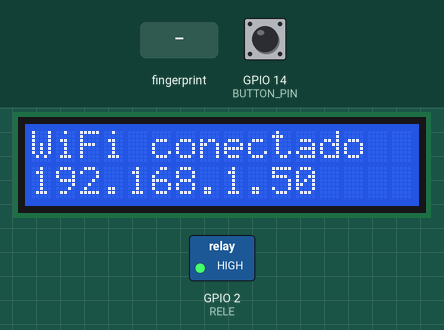
Recording of a sketch running on a simulated ESP8266 (NodeMCU). Shown: 16×2 character LCD, switched loads named in the sketch (green lamp = pin HIGH). Inputs (shaded band) come from the test bench; at power-on: GPIO 14 (BUTTON_PIN) HIGH. WiFi joins after 1.5 s; servers stay silent unless stated; uploads are accepted with an empty reply; what the sketch prints to the serial monitor is not drawn.

Above: at 9.7 s.
12.9 s: finger stored as number 1 placed on the sensor
At 14.7 s:
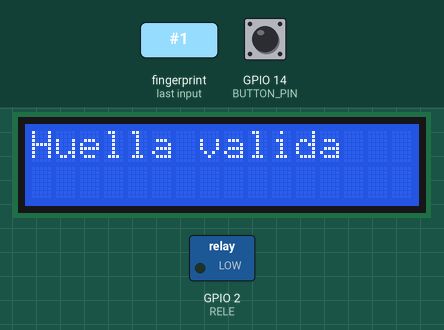
15.9 s: GPIO 14 (BUTTON_PIN) pulled LOW for 3.2 s
20.6 s: GPIO 14 (BUTTON_PIN) pulled LOW for 3.2 s
At 22.7 s:
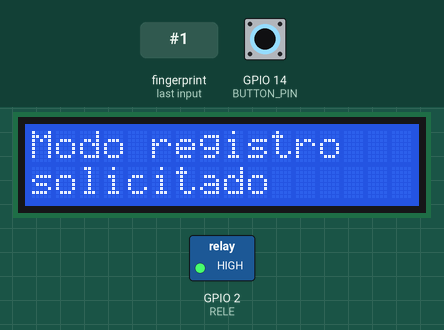
26.8 s: finger stored as number 1 placed on the sensor
At 28.4 s:
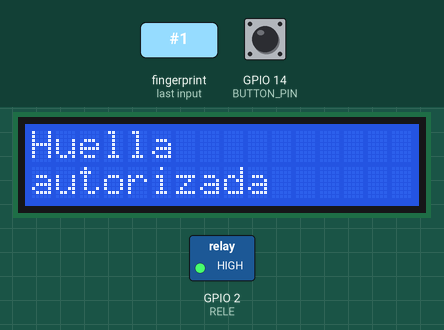
29.8 s: finger stored as number 1 placed on the sensor
At 31.5 s:
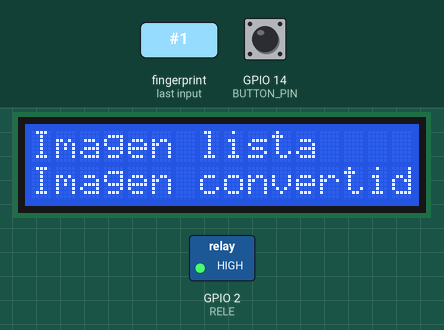
Timing chart, 0 to 33.0 s (numbered marks = the images above; inputs shaded):
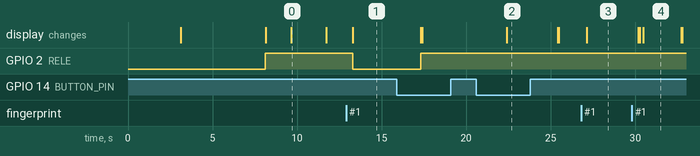

The sketch:

lectorHuellas_WiFi.ino
```cpp
#include <LiquidCrystal_I2C.h>
#include <Adafruit_Fingerprint.h>
#include <SoftwareSerial.h>  // Comunicación serial por software
#include <ESP8266WiFi.h>      // Librería para ESP8266 (para WiFi)
#include <ESP8266HTTPClient.h> // Librería para HTTP

#define RELE 2         // Pin del relé. ES EL PIN D4
#define BUTTON_PIN 14  // Pin del pulsador para registro de nuevas huellas. ES EL PIN D5

// Definición de objetos
SoftwareSerial miSerial(12, 13);  // Pines para el sensor de huellas
Adafruit_Fingerprint huellaSensor = Adafruit_Fingerprint(&miSerial);
LiquidCrystal_I2C lcd(0x27, 16, 2);  // Configuración del LCD I2C

// Variables globales
bool EncenderRele = true;       // Para controlar el encendido/apagado del relé
unsigned long tiempoBoton = 0;  // Variable para almacenar el tiempo en que se pulsa el botón
int id;
const char* ssid = "TP-Link_3FE2";    // Cambia con el nombre de tu red Wi-Fi
const char* password = "26826615"; // Cambia con la contraseña de tu red Wi-Fi
const char* serverUrl = "http://192.168.0.109:8080/RecibirIDLectorHuella/RecibirDatosESP8266"; // URL del servidor

void setup() {
  // Inicializa la comunicación serial y el LCD
  inicializarLCD();
  inicializarSensorHuellas();

  // Configura los pines del relé y el pulsador
  pinMode(RELE, OUTPUT);              // Configura el pin del relé como salida
  pinMode(BUTTON_PIN, INPUT_PULLUP);  // Configura el pin del pulsador como entrada
  digitalWrite(RELE, HIGH);           // Apaga el relé inicialmente

  id = huellaSensor.templateCount;  // Usamos directamente el contador de huellas del sensor
  Serial.println("Cantidad de IDs: ");
  Serial.println(id);

  // Espera que el puerto serial esté listo
  while (!Serial)
    ;

  // Configura la conexión Wi-Fi
  conectarWiFi();
}

void loop() {
  // Verifica si el pulsador fue presionado para registrar una nueva huella
  if (digitalRead(BUTTON_PIN) == LOW) {
    manejarPresionBoton();
  }

  // Verifica si se ha colocado una huella registrada para activar el relé
  int idHuella = obtenerIDHuella();

  if (idHuella != -1) {  // Huella válida
    manejarHuellaValida();
  } else {
    lcd.clear();
    lcd.noBacklight();  // Apaga la retroiluminación del LCD
  }

  delay(50);  // Pequeño retraso para evitar leer repetidamente
}

// Función para inicializar el LCD
void inicializarLCD() {
  lcd.init();       // Inicializa el LCD
  lcd.backlight();  // Enciende la luz de fondo del LCD
  lcd.setCursor(0, 0);
  lcd.print("Bienvenido");
  delay(2000);
}

// Función para inicializar el sensor de huellas
void inicializarSensorHuellas() {
  Serial.begin(9600);
  huellaSensor.begin(57600);
  delay(5);

  if (huellaSensor.verifyPassword()) {
    lcd.clear();
    lcd.setCursor(0, 0);
    lcd.print("Sensor encontrado");
    Serial.println("¡Sensor de huellas encontrado!");
  } else {
    lcd.clear();
    lcd.setCursor(0, 0);
    lcd.print("Sensor no encontrado");
    Serial.println("No se encontró el sensor de huellas :(");
    while (1) { delay(1); }  // Detener el código si el sensor no se encuentra
  }

  huellaSensor.getParameters();
  huellaSensor.getTemplateCount();
  if (huellaSensor.templateCount == 0) {
    lcd.clear();
    lcd.setCursor(0, 0);
    lcd.print("Sin huellas");
    Serial.println("El sensor no contiene datos de huellas. Ejecuta 'enroll'.");
  } else {
    lcd.clear();
    lcd.setCursor(0, 0);
    lcd.print("Esperando huella");
    delay(3000);
    Serial.println("Esperando una huella válida...");
  }
  delay(2000);
}

// Función para manejar la presión del botón para registrar una nueva huella
void manejarPresionBoton() {
  Serial.println("Se presionó el pulsador");

  if (tiempoBoton == 0) {
    tiempoBoton = millis();  // Inicia el contador de tiempo de presión
  }

  if (millis() - tiempoBoton >= 5000) {
    lcd.clear();
    lcd.setCursor(0, 0);
    lcd.backlight();
    lcd.print("Modo registro");
    lcd.setCursor(0, 1);
    lcd.print("solicitado");
    delay(3000);  // Espera 3 segundos para mostrar el mensaje en pantalla

    // Mensaje que indica al usuario que coloque su dedo
    lcd.clear();
    lcd.setCursor(0, 0);
    lcd.print("Coloca tu dedo");

    unsigned long tiempoEspera = millis();  // Captura el tiempo en que empieza la espera

    // Bucle que espera a que el sensor detecte la huella
    while (true) {
      int idHuella = obtenerIDHuella();  // Intenta obtener el ID de la huella registrada

      if (idHuella != -1) {
        // Si se detecta una huella válida
        lcd.clear();
        lcd.setCursor(0, 0);
        lcd.print("Huella");
        lcd.setCursor(0, 1);
        lcd.print("autorizada");
        delay(3000);  // Mostrar mensaje por 2 segundos
        lcd.clear();
        Serial.println("Huella registrada detectada, agregando nueva huella...");
        agregarNuevaHuella();  // Llama a la función para registrar una nueva huella
        break;                 // Sale del bucle porque ya se detectó una huella válida
      }

      // Si no se detecta huella, sigue esperando
      lcd.setCursor(0, 1);
      lcd.print("Esperando huella...");

      // Verifica si han pasado más de 10 segundos sin detectar huella, para salir del bucle
      if (millis() - tiempoEspera >= 10000) {
        lcd.clear();
        lcd.setCursor(0, 0);
        lcd.print("Tiempo agotado");
        delay(2000);  // Mostrar mensaje por 2 segundos
        break;        // Sale del bucle después de 10 segundos sin huella
      }
    }

    tiempoBoton = 0;  // Reinicia el tiempo del botón
  }
}

// Función para obtener el ID de la huella registrada
int obtenerIDHuella() {
  uint8_t p = huellaSensor.getImage();  // Captura la imagen de la huella
  if (p != FINGERPRINT_OK) {
    return -1;
  }
  p = huellaSensor.image2Tz();  // Convierte la imagen a una plantilla
  if (p != FINGERPRINT_OK) {
    return -1;
  }
  p = huellaSensor.fingerFastSearch();  // Busca una coincidencia rápida
  if (p != FINGERPRINT_OK) {
    return -1;
  }
  Serial.print("ID de huella: ");
  Serial.println(huellaSensor.fingerID);

  return huellaSensor.fingerID;  // Devuelve el ID de la huella encontrada
}

// Función para manejar la huella válida y activar el relé
void manejarHuellaValida() {
  lcd.setCursor(0, 0);
  lcd.print("Huella valida     ");
  Serial.println("Huella verificada, gracias");
  lcd.backlight();          // Enciende la retroiluminación del LCD
  digitalWrite(RELE, LOW);  // Enciende el relé (comportamiento inverso)
  delay(4000);
  digitalWrite(RELE, HIGH);  // Apaga el relé
  lcd.noBacklight();         // Apaga la retroiluminación del LCD
}

uint8_t agregarNuevaHuella() {
  int p = -1;
  id = id + 1;       // Usamos directamente el contador de huellas del sensor
  int intentos = 0;  // Contador de intentos

  while (intentos < 3) {  // Intentar hasta 3 veces
    Serial.print("Esperando huella válida para registrar como #");
    Serial.println(id);
    lcd.backlight();
    lcd.setCursor(0, 0);
    lcd.print("Apoye un");
    lcd.setCursor(0, 1);
    lcd.print("dedo");

    // Espera hasta que se coloque un dedo para tomar la imagen
    p = FINGERPRINT_NOFINGER;
    while (p != FINGERPRINT_OK) {
      p = huellaSensor.getImage();
      if (p == FINGERPRINT_OK) {
        Serial.println("Imagen tomada");
        lcd.clear();
        lcd.setCursor(0, 0);
        lcd.print("Imagen lista");

        // Pide al usuario que coloque su dedo para capturar la plantilla
        p = huellaSensor.image2Tz();
        if (p == FINGERPRINT_OK) {
          Serial.println("Imagen convertida");
          lcd.setCursor(0, 1);
          lcd.print("Imagen convertida");
          delay(2000);
        } else {
          Serial.println("Error al convertir imagen");
          lcd.setCursor(0, 1);
          lcd.print("Error al convertir");
          delay(2000);
        }
      } else {
        lcd.setCursor(0, 1);
        lcd.print("Coloca tu dedo");
      }
    }
    Serial.println("Huella agregada");

    // Envia el nuevo ID al servidor (ajustado para tu servidor)
    if (enviarIdAlServidor(id)) {
      lcd.setCursor(0, 0);
      lcd.print("ID guardado en servidor");
    } else {
      lcd.setCursor(0, 0);
      lcd.print("Error servidor");
    }
    intentos++;  // Contabiliza un intento
  }
}

// Función para conectar el ESP8266 a la red Wi-Fi
void conectarWiFi() {
  lcd.clear();
  lcd.setCursor(0, 0);
  lcd.print("Conectando WiFi...");
  WiFi.begin(ssid, password);
  while (WiFi.status() != WL_CONNECTED) {
    delay(500);
    Serial.print(".");
  }
  Serial.println("Conectado");
  lcd.clear();
  lcd.setCursor(0, 0);
  lcd.print("WiFi conectado");
  lcd.setCursor(0, 1);
  lcd.print(WiFi.localIP());
  delay(2000);
}

// Función para enviar el ID al servidor mediante HTTP POST
bool enviarIdAlServidor(int id) {
  if (WiFi.status() == WL_CONNECTED) {
    HTTPClient http;
    WiFiClient client;
    http.begin(client, serverUrl);
    http.addHeader("Content-Type", "application/x-www-form-urlencoded");

    String body = "id=" + String(id);
    int httpResponseCode = http.POST(body);  // Realiza la petición POST

    if (httpResponseCode > 0) {
      Serial.print("Respuesta HTTP: ");
      Serial.println(httpResponseCode);
      http.end();
      return true;  // Si se envió correctamente
    } else {
      Serial.print("Error en la solicitud HTTP: ");
      Serial.println(httpResponseCode);
      http.end();
      return false;  // Si ocurrió un error
    }
  }
  return false;
}
```

Measured:
- after the input at 12.9 s, GPIO 2 (RELE): HIGH → LOW after 0.40 s; the display: changes after 0.40 s (image 1)
- after the input at 20.6 s, the display: changes after 1.8 s (image 2)
- after the input at 26.8 s, the display: changes after 0.32 s (image 3)
- after the input at 29.8 s, the display: first differs from a run without the input after 0.45 s (image 4 shows a later state)
- what the display in image 0 shows lasts 2.0 s, from 9.7 s to 11.7 s
